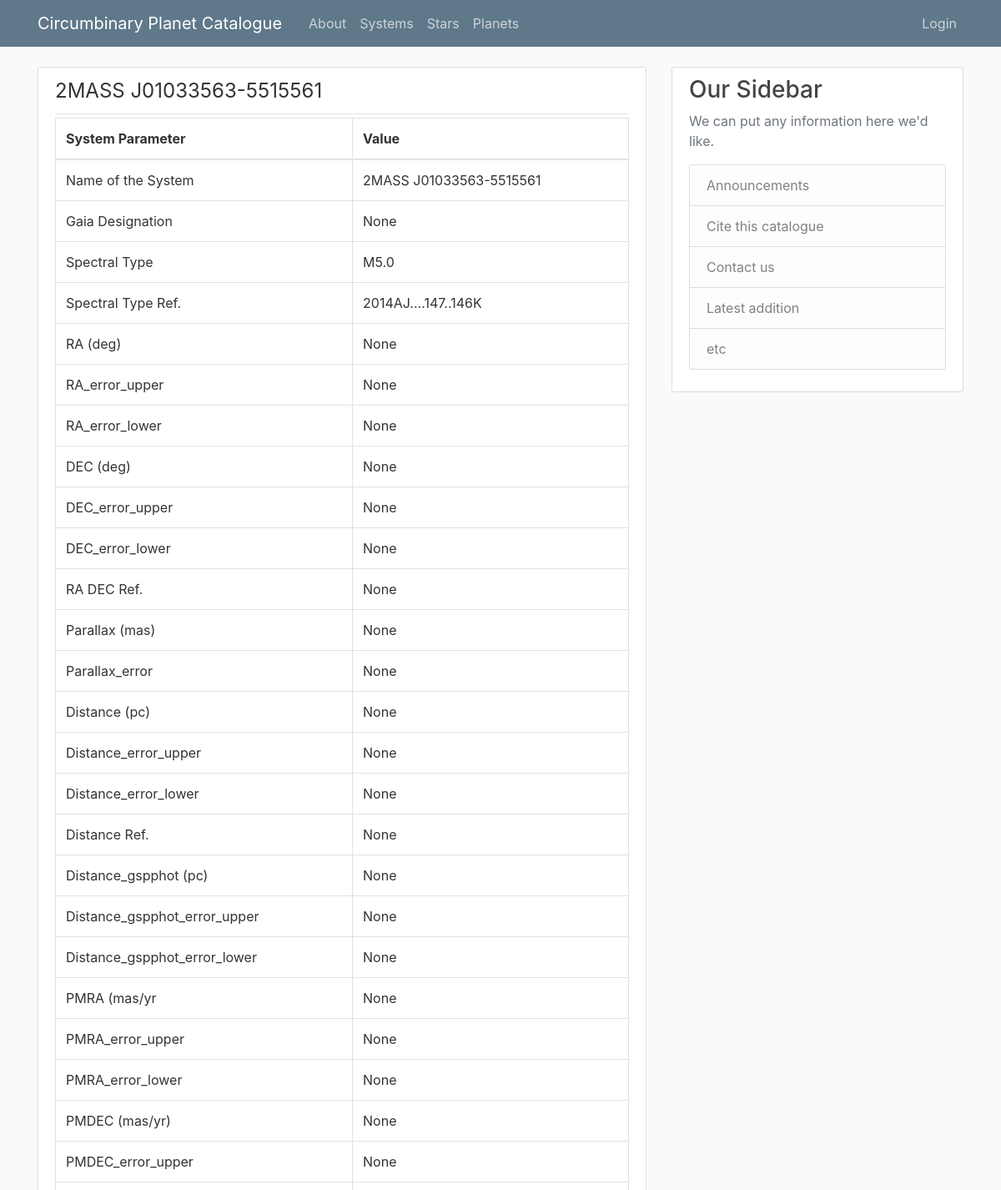
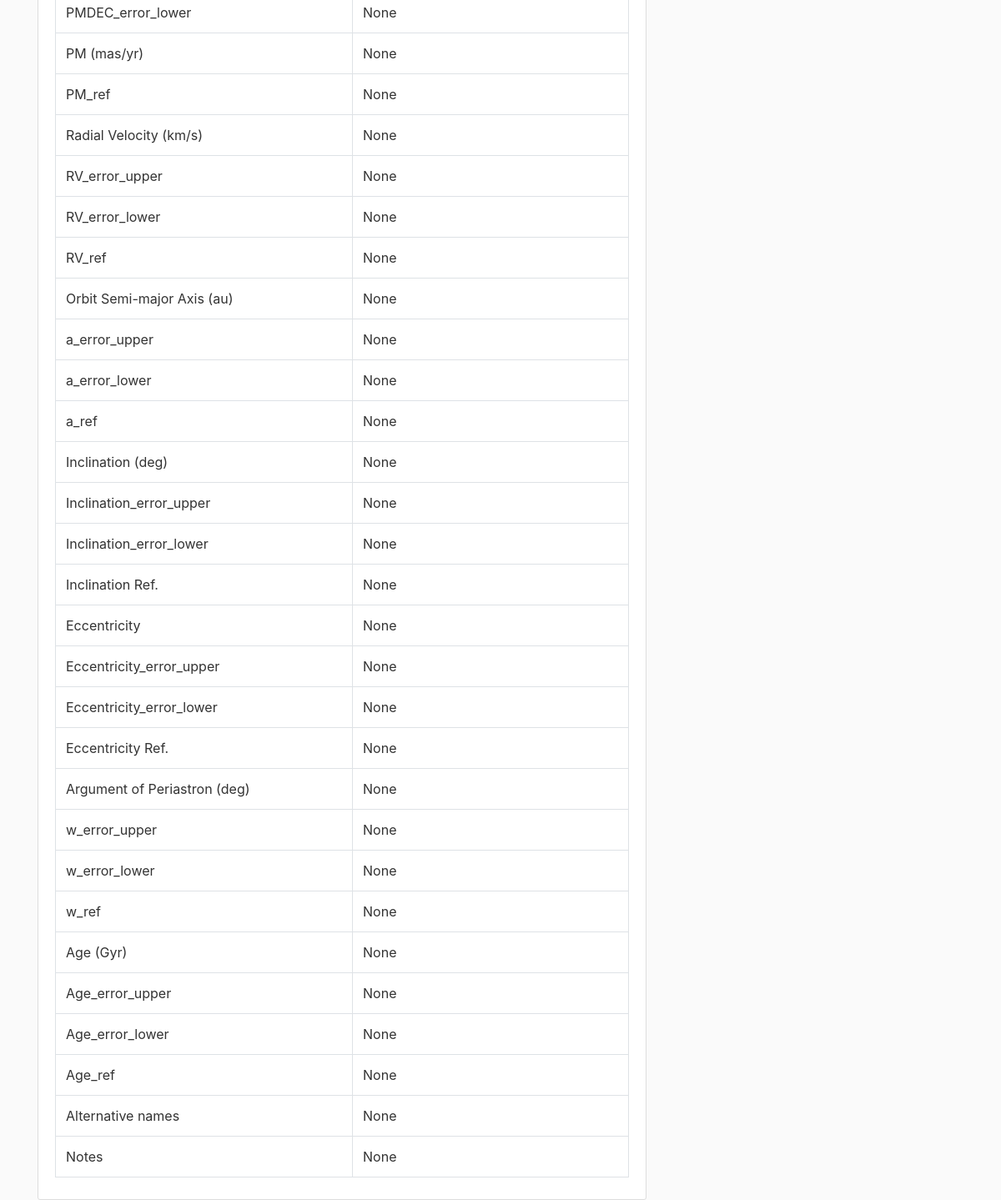
The page /system/4 on the database its author committed (2 pictures, top to bottom).
### cpc/models.py (models this page shows, shortened)
class System(db.Model):
    id = db.Column(db.Integer, primary_key=True)
    system_name = db.Column(db.String, nullable=False)
    gaia_id = db.Column(db.String)
    sp_type = db.Column(db.String)
    sp_type_ref = db.Column(db.String)
    ra = db.Column(db.Float)
    ra_error_upper = db.Column(db.Float)
    ra_error_lower = db.Column(db.Float)
    dec = db.Column(db.Float)
    dec_error_upper = db.Column(db.Float)
    dec_error_lower = db.Column(db.Float)
    ra_dec_ref = db.Column(db.Text)
    parallax = db.Column(db.Float)
    parallax_error = db.Column(db.Float)
    distance = db.Column(db.Float)
    distance_error_upper = db.Column(db.Float)
    distance_error_lower = db.Column(db.Float)
    distance_ref = db.Column(db.Text)
    distance_gspphot = db.Column(db.Float)
    distance_gspphot_upper = db.Column(db.Float)
    distance_gspphot_lower = db.Column(db.Float)
    pmra = db.Column(db.Float)
    pmra_error_upper = db.Column(db.Float)
    pmra_error_lower = db.Column(db.Float)
    pmdec = db.Column(db.Float)
    pmdec_error_upper = db.Column(db.Float)
    pmdec_error_lower = db.Column(db.Float)
    pm = db.Column(db.Float)
    pm_ref = db.Column(db.Text)
    radial_velocity = db.Column(db.Float)
    radial_velocity_error_upper = db.Column(db.Float)
    radial_velocity_error_lower = db.Column(db.Float)
    radial_velocity_ref = db.Column(db.Text)
    a = db.Column(db.Float)
    a_error_upper = db.Column(db.Float)
    a_error_lower = db.Column(db.Float)
    a_ref = db.Column(db.Text)
    incl = db.Column(db.Float)
    incl_error_upper = db.Column(db.Float)
    incl_error_lower = db.Column(db.Float)
    incl_ref = db.Column(db.Text)
    e = db.Column(db.Float)
    e_error_upper = db.Column(db.Float)
    e_error_lower = db.Column(db.Float)
    e_ref = db.Column(db.Text)
    w = db.Column(db.Float)
    w_error_upper = db.Column(db.Float)
    w_error_lower = db.Column(db.Float)
    w_ref = db.Column(db.Text)
    age = db.Column(db.Float)
    age_error_upper = db.Column(db.Float)
    age_error_lower = db.Column(db.Float)
    age_ref = db.Column(db.Text)
    alt_names = db.Column(db.String)
    notes = db.Column(db.Text)

### cpc/routes.py (the view)
@app.route("/system/<int:system_id>", methods=['GET', 'POST'])
def system(system_id):
    system = System.query.get_or_404(system_id)
    form = SystemForm(obj=system)
    return render_template('system.html', title=system.system_name, system=system, form=form)

### cpc/templates/system.html (shortened to what this page needs)
{% extends "layout.html" %}
{% block content %}
        <article class="media content-section">
          <div class="media-body">
            <div class="article-metadata">
                <legend class=""> {{ system.system_name }}  </legend>
            </div>
            <table class="table table-bordered">
                <thead>
                  <tr>
                    <th scope="col">System Parameter </th>
                    <th scope="col">Value </th>
                  </tr>
                </thead>
                <tbody>
                    {% for field in form %}
                        {% if field.label.text not in ['Submit', 'CSRF Token'] %}
                        <tr>
                          <td> {{ field.label.text }} </td>
                          <td> {{ field.data }} </td>
                        </tr>
                        {% endif %}
                    {% endfor %}
                </tbody>
              </table>
          </div>
        </article>
{% endblock content %}

### cpc/static/main.css (style rules this page uses)
body { background: #fafafa; color: #333333; margin-top: 5rem; }
.content-section { background: #ffffff; padding: 10px 20px; border: 1px solid #dddddd; border-radius: 3px; margin-bottom: 20px; }
.article-metadata { padding-bottom: 1px; margin-bottom: 4px; border-bottom: 1px solid #e3e3e3 }

### rows shown on the page
System: system_name "2MASS J01033563-5515561", data "2MASS J01033563-5515561" "M5.0" "2014AJ....147..146K"

### other values the page prints
{{ field.label.text }} "Name of the System" "Gaia Designation" "Spectral Type" "Spectral Type Ref." "RA (deg)" "RA_error_upper" "RA_error_lower" "DEC (deg)" "DEC_error_upper" "DEC_error_lower" "RA DEC Ref." "Parallax (mas)" "Parallax_error" "Distance (pc)" "Distance_error_upper" "Distance_error_lower" "Distance Ref." "Distance_gspphot (pc)" "Distance_gspphot_error_upper" "Distance_gspphot_error_lower" "PMRA (mas/yr" "PMRA_error_upper" "PMRA_error_lower" "PMDEC (mas/yr)" "PMDEC_error_upper" "PMDEC_error_lower" "PM (mas/yr)" "PM_ref" "Radial Velocity (km/s)" "RV_error_upper" "RV_error_lower" "RV_ref" "Orbit Semi-major Axis (au)" "a_error_upper" "a_error_lower" "a_ref" "Inclination (deg)" "Inclination_error_upper" "Inclination_error_lower" "Inclination Ref." "Eccentricity" "Eccentricity_error_upper" "Eccentricity_error_lower" "Eccentricity Ref." "Argument of Periastron (deg)" "w_error_upper" "w_error_lower" "w_ref" "Age (Gyr)" "Age_error_upper" "Age_error_lower" "Age_ref" "Alternative names" "Notes"
{{ field.data }} "None" "None" "None" "None" "None" "None" "None" "None" "None" "None" "None" "None" "None" "None" "None" "None" "None" "None" "None" "None" "None" "None" "None" "None" "None" "None" "None" "None" "None" "None" "None" "None" "None" "None" "None" "None" "None" "None" "None" "None" "None" "None" "None" "None" "None" "None" "None" "None" "None" "None" "None"
